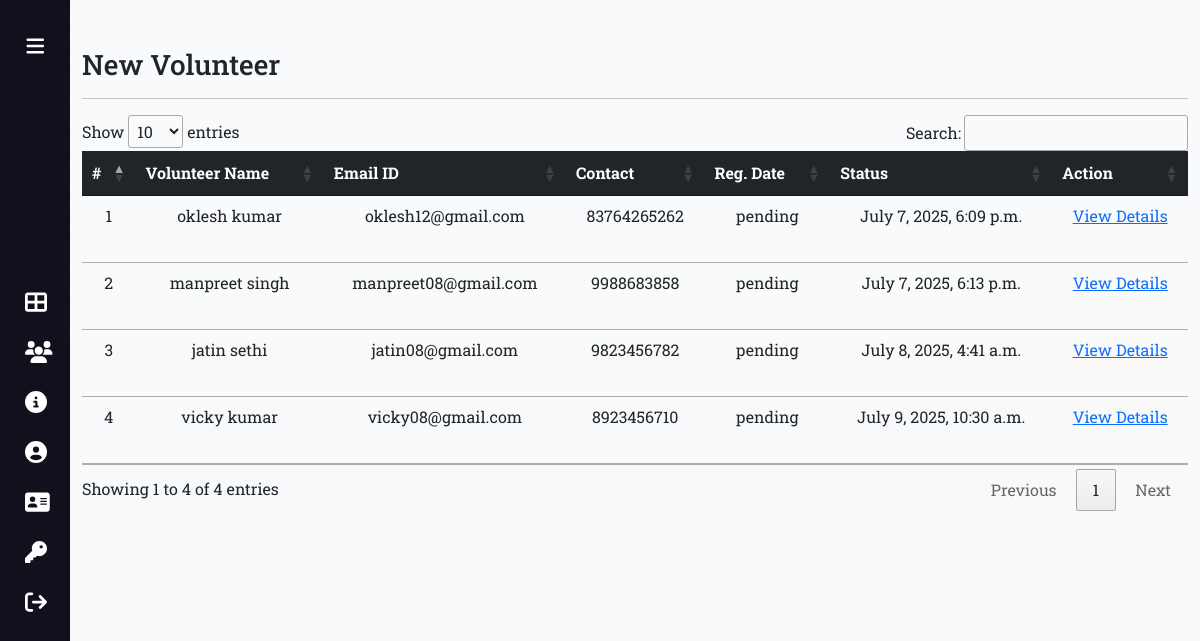
The app's page /new-volunteer/ (signed in) with its own data.
### app/models.py (models this page shows, shortened)
class Volunteer(models.Model):
    user = models.ForeignKey(User, on_delete=models.CASCADE)
    contact = models.CharField(max_length=15, null=True)
    address = models.CharField(max_length=300, null=True)
    userpic = models.ImageField(upload_to='volunteer', null=True, blank=True)
    idpic = models.ImageField(upload_to='volunteer', null=True, blank=True)
    aboutme = models.CharField(max_length=300, null=True)
    status = models.CharField(max_length=20, null=True)
    regdate = models.DateTimeField(auto_now_add=True)
    adminremark = models.CharField(max_length=300, null=True)
    updatedondate = models.DateField(null=True)

### app/views.py (the view)
# urls.py: path("new-volunteer/", views.new_volunteer, name="new_volunteer"),
def new_volunteer(request):
    if not request.user.is_authenticated:
        return redirect('/login-admin')
    volunteer = Volunteer.objects.filter(status='pending')
    return render(request, "new-volunteer.html", locals())

### app/templates/new-volunteer.html
{% extends 'base-db-admin.html' %}
{% load static %}
{% block main %}
<div class="container mt-5 vh-100 table-responsive">
    <h3>New Volunteer</h3>
    <hr>
    <table id="mytable" class="table data">
        <thead class="table-dark">
            <tr class="text-center">
                <th scope="col">#</th>
                <th>Volunteer Name</th>
                <th>Email ID</th>
                <th>Contact</th>
                <th>Reg. Date</th>
                <th>Status</th>
                <th>Action</th>
              </tr>
        </thead>
        <tbody>
{% for i in volunteer %}
<tr class="text-center">
    <td>{{ forloop.counter }}</td>
    <td>{{ i.user.first_name }} {{ i.user.last_name }}</td>
    <td>{{ i.user.email }}</td>
    <td>{{ i.contact }}</td>
    <td>{{ i.status }}</td>
    <td>{{ i.regdate }}</td>
    <td><a href="{% url 'view_volunteerdetail' i.id %}" class="text-primary">View Details</a></td>
</tr>
{% endfor %}
        </tbody>
    </table>
  </div>
{% endblock main %}

### app/static/css/style-admin.css (style rules this page uses)
* { margin:0; padding:0; box-sizing: border-box; }
body { position: relative; min-height: 100vh; width: 100%; overflow: hidden; }
.table tr td { height: 50px; }

### records on screen
Volunteer: user.first_name "oklesh", user.last_name "kumar", user.email "oklesh12@gmail.com", contact "83764265262", status "pending", regdate "July 7, 2025, 6:09 p.m."
Volunteer: user.first_name "manpreet", user.last_name "singh", user.email "manpreet08@gmail.com", contact "9988683858", status "pending", regdate "July 7, 2025, 6:13 p.m."
Volunteer: user.first_name "jatin", user.last_name "sethi", user.email "jatin08@gmail.com", contact "9823456782", status "pending", regdate "July 8, 2025, 4:41 a.m."
Volunteer: user.first_name "vicky", user.last_name "kumar", user.email "vicky08@gmail.com", contact "8923456710", status "pending", regdate "July 9, 2025, 10:30 a.m."
